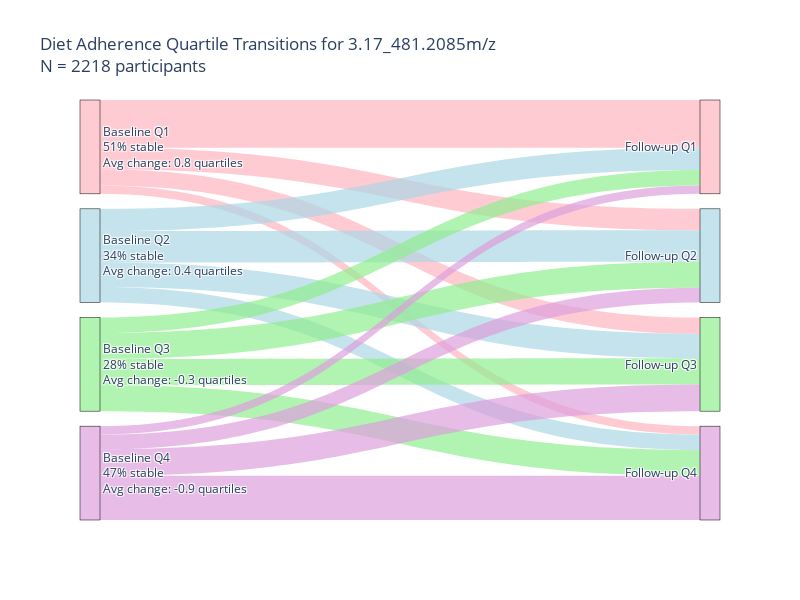

Here is the notebook cell this chart was saved with:
### Code cell
# Example usage:
# Assuming your dataframes are named baseline_df and followup_df
# and they have columns 'diet_score' and 'participant_id'

# diet_type = 'med_score_per_day'
diet_type = '3.17_481.2085m/z'
fig = create_diet_alluvial(
    baseline_df=ms_joined_diet_features,
    followup_df=serf_full_visit2_diet,
    diet_score_col=diet_type,
)

# Show the plot
fig.show()

# Optional: save to HTML file
fig.write_html(FIGS_DIR + f"/diet_adherence_alluvial_topSHAP_MED.html")

### Figure 1 — Plotly figure (JSON) as saved in the notebook; plotly's stock layout.template omitted (floating-point values rounded to 4 significant figures)
{"data": [{"link": {"color": ["rgba(255, 182, 193, 0.7)", "rgba(255, 182, 193, 0.7)", "rgba(255, 182, 193, 0.7)", "rgba(255, 182, 193, 0.7)", "rgba(173, 216, 230, 0.7)", "rgba(173, 216, 230, 0.7)", "rgba(173, 216, 230, 0.7)", "rgba(173, 216, 230, 0.7)", "rgba(144, 238, 144, 0.7)", "rgba(144, 238, 144, 0.7)", "rgba(144, 238, 144, 0.7)", "rgba(144, 238, 144, 0.7)", "rgba(221, 160, 221, 0.7)", "rgba(221, 160, 221, 0.7)", "rgba(221, 160, 221, 0.7)", "rgba(221, 160, 221, 0.7)"], "source": [0, 0, 0, 0, 1, 1, 1, 1, 2, 2, 2, 2, 3, 3, 3, 3], "target": [4, 5, 6, 7, 4, 5, 6, 7, 4, 5, 6, 7, 4, 5, 6, 7], "value": [282, 127, 97, 49, 132, 186, 144, 92, 91, 154, 156, 153, 50, 87, 157, 261]}, "node": {"color": ["rgba(255, 182, 193, 0.7)", "rgba(173, 216, 230, 0.7)", "rgba(144, 238, 144, 0.7)", "rgba(221, 160, 221, 0.7)", "rgba(255, 182, 193, 0.7)", "rgba(173, 216, 230, 0.7)", "rgba(144, 238, 144, 0.7)", "rgba(221, 160, 221, 0.7)"], "label": ["Baseline Q1<br>51% stable<br>Avg change: 0.8 quartiles", "Baseline Q2<br>34% stable<br>Avg change: 0.4 quartiles", "Baseline Q3<br>28% stable<br>Avg change: -0.3 quartiles", "Baseline Q4<br>47% stable<br>Avg change: -0.9 quartiles", "Follow-up Q1", "Follow-up Q2", "Follow-up Q3", "Follow-up Q4"], "line": {"color": "black", "width": 0.5}, "pad": 15, "thickness": 20}, "type": "sankey"}], "layout": {"title": {"text": "Diet Adherence Quartile Transitions for 3.17_481.2085m/z<br>N = 2218 participants"}, "font": {"size": 12}, "height": 600, "width": 800}}
